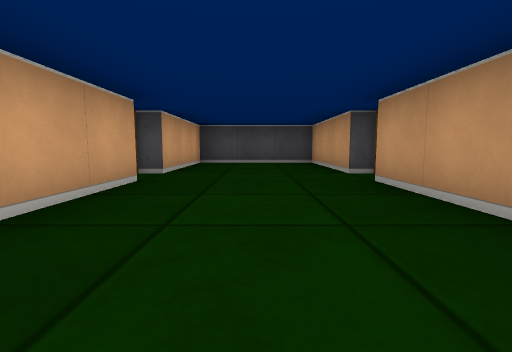
[1] (above)

12 first-person views from a walk through a cub3D level. The camera is about half as high as the walls, tilts 6° down and sees 85° across. The floor is counted in squares. Each view is taken from the middle of a square. On the plan, view 1 faces up. The plan holds only what a view shows up to about 9 squares ahead; the rest is blank.

[2]
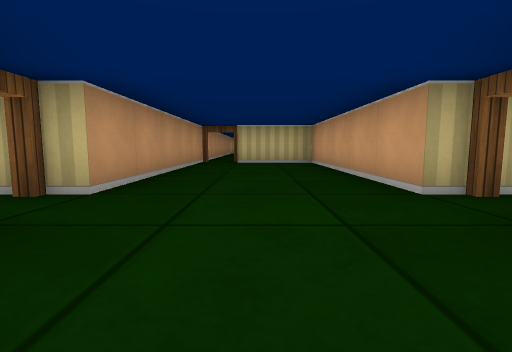

[3]
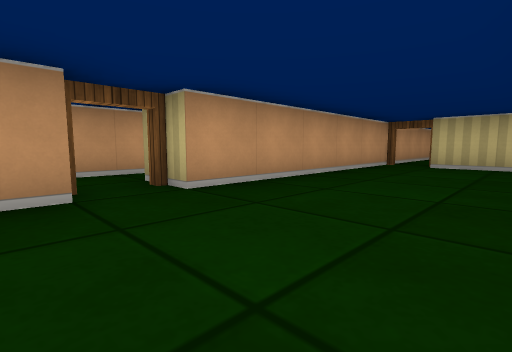

[4]
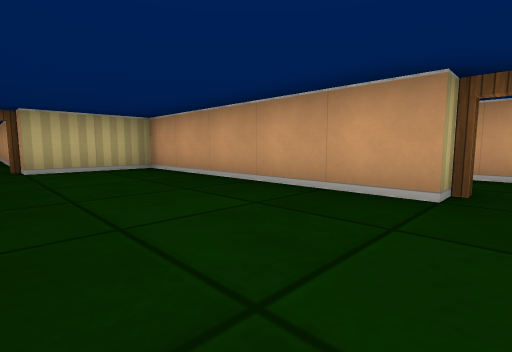

[5]
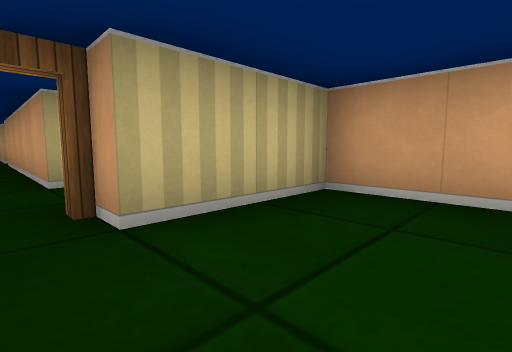

[6]
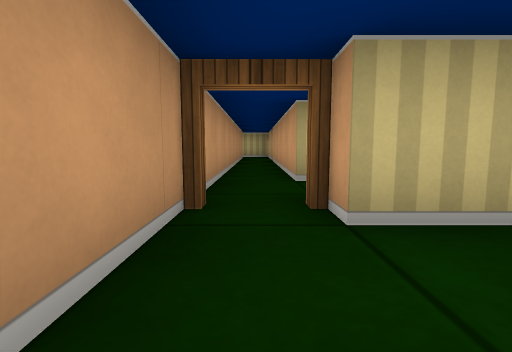

[7]
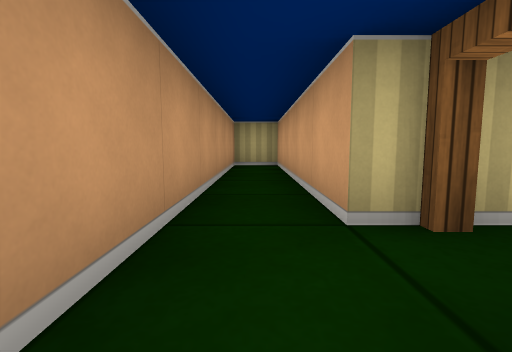

[8]
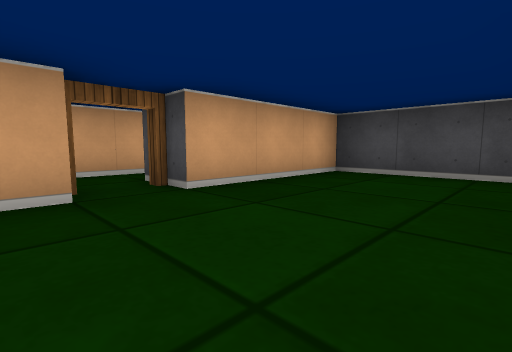

[9]
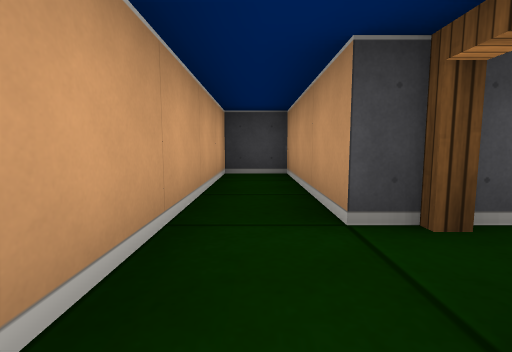

[10]
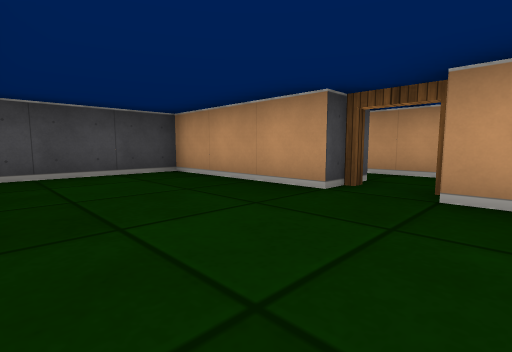

[11]
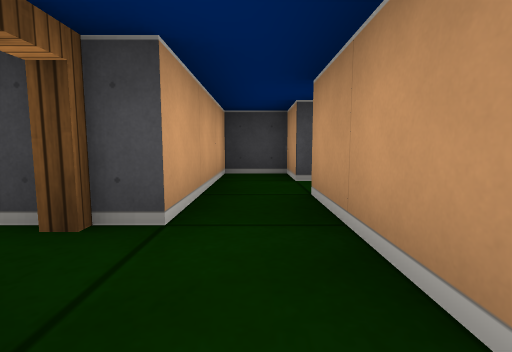

[12]
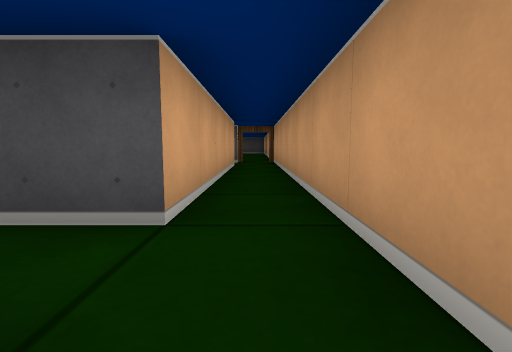

### Floor plan
Points are (right, up) in squares from view 1. A wall is a line through its corners. A room is listed if a view was taken in it or the views show most of it. See-through windows are left out.
Room 1 (views 1, 2, 3, 4, 5, 6, 8, 10)
walls: (-1.5, 3.5) (-1.5, -1.5) (0.5, -1.5); (1.5, 4.5) (1.5, 7.5) (-1.5, 7.5) (-1.5, 4.5); (1.5, -2) (1.5, 3.5)
ways out: open door at (2, 4) to room 2; open door at (-2, 4) to room 3; open door at (1, -2) to room 5
Room 2 (views 7, 11)
walls: (2.5, 3.5) (2.5, -1.5) (3.5, -1.5) (3.5, 5.5); (3.5, 6.5) (3.5, 7.5) (2.5, 7.5) (2.5, 4.5)
ways out: open door at (2, 4) to room 1; opening at (4, 6)
Room 3 (view 9)
walls: (-2.5, 4.5) (-2.5, 7.5) (-3.5, 7.5) (-3.5, 3.4)
ways out: open door at (-2, 4) to room 1
Room 4 (view 12)
walls: (0.5, -9.5) (0.5, -11.1)
ways out: opening at (1, -10) to room 5
Room 5 (no view inside)
walls: (0.5, -3.5) (0.5, -8.5); (1.5, -9.5) (1.5, -2)
ways out: open door at (1, -2) to room 1; opening at (1, -10) to room 4; opening at (0, -9); opening at (0, -3)

Positions as (right, up) in squares from view 1, and headings:
1: (0, 0), facing up
2: (0, 6), facing down
3: (-1, 5), facing down-right
4: (1, 4), facing down-left
5: (1, 0), facing down-left
6: (1, 0), facing down
7: (3, 5), facing down
8: (1, 3), facing up-left
9: (-3, 3), facing up
10: (-1, 3), facing up-right
11: (3, 3), facing up
12: (1, -10), facing up
